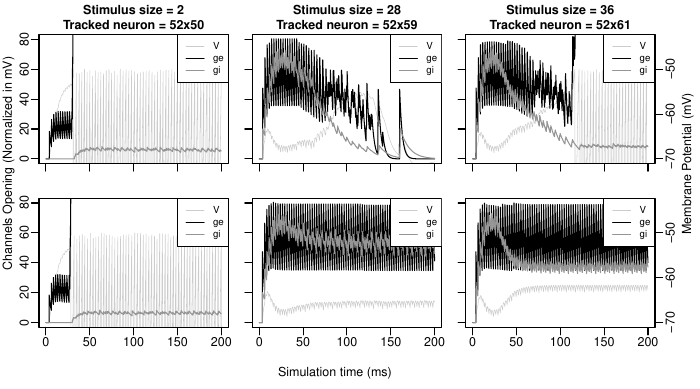

Recreate this plot in R.
main_folder <- "D:/Documents/Figures/Simu1/inhibitionbarre"
setwd(main_folder)

## work on SA3
MH_folder <- paste0(main_folder, "/cste-10-3-10-sy50sx50k1.2inh8.0/")

print(paste("Working on:", MH_folder))
sizes_plotted <- c(2, 28, 36)
tracked_neurons <- c(50, 59, 61)
stimulations_type <- c("transient", "constant")
states_var <- c("pm","ge", "gi")
list_matplot <- list() ## list of matrices, each matrice contains the curves for one plot.
## we want a 2x3 plots
nplot = 1
for (stim in stimulations_type) {
	print(paste("Stimulation type: ", stim))
	current_folder <- paste0(MH_folder,"gegi-",stim)
	for (i in (1:length(sizes_plotted))) {
		m <- c() ## sack of simp0licity, we now the number of rows of our files
		for (st in states_var) {
			f <- paste0(current_folder,"/" ,st, sizes_plotted[i], ".out")
			print(paste("Opening", basename(f), "..."))
			stat_var <- as.matrix(read.table(f, sep=','))
			if(st == 'pm'){
				stat_var <- (stat_var[,tracked_neurons[i]]+0.07) * 3000
			} else if (st=='ge') {
				#pm_last <- c(0, m[,1][-length(m)])/3-70
				stat_var <- stat_var[,tracked_neurons[i]]*65
			} else if (st=='gi') {
				#pm_last <- c(0, m[,1][-length(m)])/3-70
				#print(paste("moyenne: ",mean(tail(stat_var[,tracked_neurons[i]], 1000))))
				stat_var <- stat_var[,tracked_neurons[i]]*15 #+ 5
			} 			
			m <- cbind(m, stat_var)	
			print(dim(m))
		}
		#stat_var <- (70 + (0*m[,1] + (-80)*m[,2] + (-70))/(m[,1] + m[,2] + 1))*3
		#stat_var <- (70 + (0*m[,1] + (-80)*m[,2] + (-70))/(m[,1] + m[,2] + 1))*3
		#m <- cbind(m, stat_var)
		list_matplot[[nplot]] <- m
		nplot <- nplot + 1
	}
}

## margin setting:  c(bottom, left, top, right) == c(5, 4, 4, 2) + 0.1.
pdf("figure-sim1-gegi-SA3.pdf", width = 7.0, height=7.0/1.8, pointsize = 1/300)
## we know how the time is coded in our files:
time_line <- seq(0.1, 200, 0.1)
par(mfrow=c(2,3), cex=1.5, cex.main=1.0, cex.lab = 0.5, mgp=c(3,0.5,0))
par(oma = c(4.1,   1,   0,3.0))
par(mar=  c(0  , 1.6, 2.3,  0))
nplot = 1
col_order = gray.colors(3, start=0.0, end=0.8)[c(3,1,2)]#c(3,2,4)
typ_lines = c(1,1,1)
lwd_lines = c(0.5,1,1)
xvalues = 'n'
for (mat in list_matplot) {
	if (nplot == 1 | nplot == 4) {
		yvalues = 'l'
	} else {
		yvalues = 'n'
	}
	if (nplot > 3) {xvalues <- 'l'}
	print(dim(mat))
	print(length(time_line))
	
	matplot(time_line, mat, ## convert in mV
	xlab = NA, xaxt = xvalues, 
	ylab = NA, yaxt = yvalues, ylim = c(0, 80),
	col=col_order, type='l', lty = typ_lines, lwd = lwd_lines) 
	
	abline(h=(-51), lty=3)
	if(nplot == 3 | nplot == 6){Axis(side=4, at=seq(0,60, length.out=3),labels = c(-70,-60,-50), las = 0)}
	if(nplot != 1 & nplot != 4) { Axis(side=2, labels=FALSE)}
	if(nplot < 4) { Axis(side=1, labels=FALSE)}
	## legend creation:
	if (nplot <4){
	title_plot <- paste0("Stimulus size = ", sizes_plotted[nplot], 
	"\n", "Tracked neuron = 52x", tracked_neurons[nplot])
	#mtext(title_plot, at=c(0+nplot, 0),outer=TRUE, side =3)
	title(title_plot)
	}
	legend_text <- c("V", "ge", "gi")
	# for (st in states_var) {
		# legend_text <- c(legend_text, st)
	# }
	legend("topright", legend_text, col= col_order, lty = typ_lines, lwd = lwd_lines, cex=0.8, bg="white")
	nplot = nplot + 1
}
mtext("Channels Opening (Normalized in mV)", side = 2 , outer = T, cex=1.5)
mtext("Membrane Potential (mV)", side = 4 , outer = T, cex=1.5, line=1.6)
mtext("Simulation time (ms)", side=1, outer = T, cex=1.5, line=2.5)
dev.off()




